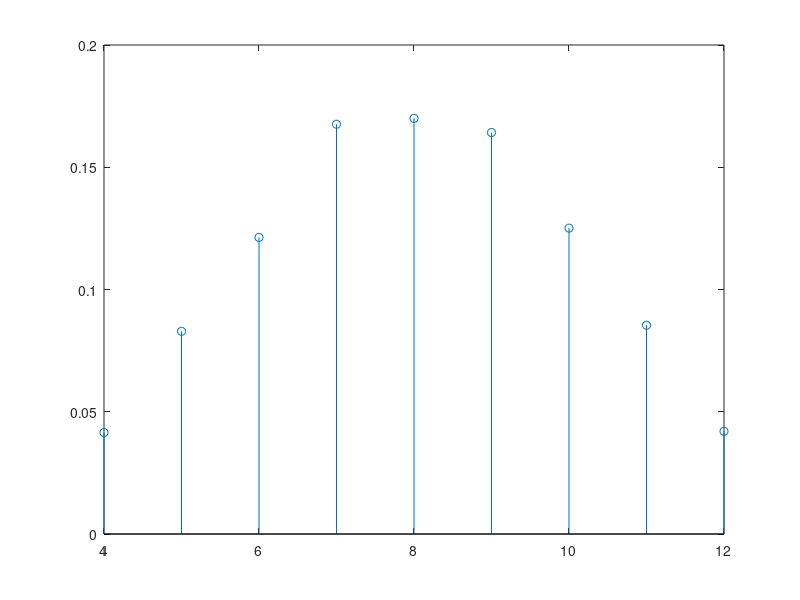

Write the MATLAB code that produced this figure. (Note: this script raises an error after producing the figure.)
% CODE: 483

% NOME: 
% NO. MEC.: 

% EXERCÍCIO 1
% Considere um processo aleatório que gera dois números: o primeiro número
% de 3 a 6 (com todos os valores igualmente prováveis) e o segundo número
% de 1 a 6 (com todos os valores também igualmente prováveis).
% Seja X a variável aleatória que representa a soma dos dois números.
% (a) (3.0 valores) Estime por simulação (usando 10000 simulações) a função
%     massa de probabilidade da variável aleatória X e apresente-a num
%     gráfico do tipo stem.
% (b) (2.0 valores) Com base na função massa de probabilidade estimada,
%     estime o valor esperado, a variância e o desvio padrão da variável
%     aleatória X.
% (c) (2.0 valores) Determine o valor teórico da probabilidade de X ser
%     maior que 5, sabendo que o segundo número é 1.

%% a)

N = 10000;
vetor = zeros(1,N);
for n = 1 : N
    x = randi([3,6]) + randi([1 6]);
    vetor(n) = x;
end
X = [4:12];
px = zeros(1,length(X));
for x = X
    px(x-3) = sum(vetor == x)/N;
end
stem(X,px);


%% b)

valEsp = X*px'
variancia = ((X - valEsp).^2)*px'
dp = sqrt(variancia)

%% c)

% A - soma ser maior que 5 / primeiro valor ser maior que 4 -> P(A) = 2/4 =
% p(A) = 1/2
% B - segundo valor é 1 -> P(B) = 1/6
% P(A|B) = P(AB)/P(B)

prob = ((1/2)*(1/6)) / (1/6)

%% EXERCÍCIO 2
% Considere um sistema com 4 estados (1, 2, 3 e 4) modelado por uma cadeia
% de Markov com a matriz de transição de estados T seguinte.

T= [0.2 0.4 0.1 0
    0.4 0.3 0.1 0.1
    0.3 0.3 0.8 0.1
    0.1 0   0   0.8];

% (a) (3.0 valores) Qual a probabilidade de o sistema, começando no
%     estado 3, estar no estado 1 após 4 transições?
% (b) (2.0 valores) Qual a probabilidade de o sistema, começando ou no
%     estado 1 ou no estado 2 com igual probabilidade, não estar no
%     estado 4 após 10 transições?

%% a)

x0 = [0 0 1 0]';
x4 = T^4 * x0;
prob3 = x4(1)

%% b)

x0 = [1/2 1/2 0 0]';
x10 = T^10 * x0;
probNo4 = 1 - x10(4)

%% EXERCÍCIO 3
% Considere um conjunto de 4 páginas web (A, B, C e D) com os hyperlinks
% seguintes entre eles:
% A -> B , B -> C , B -> D , C -> D
%
% (3.0 valores) Determine o pagerank de cada página web ao fim de 10
% iterações assumindo beta = 0.8 e resolvendo primeiro problemas que
% possam existir de 'spider traps' e/ou 'dead-ends'.

H = [0 0 0 0;
    1 0 0 0;
    0 1/2 0 0;
    0 1/2 1 0];

b = 0.8;

A = b*H + (1-b)*ones(4)/4;
A(isnan(A)) = 1/4;
x0 = [1/4 1/4 1/4 1/4]';
x10 = A^10 * x0;
pages = ['A' 'B' 'C' 'D'];
for k = 1 : length(pages)
   disp("Page " + pages(k) + ": " + x10(k));
end

%% EXERCÍCIO 4
% Considere as 2 funções no fim deste script que implementam duas das
% funcionalidades necessárias à implementação de um filtro de Bloom.
% Considere também os dois conjuntos de chaves seguintes:

CH1= {'Agatha','Anthony','Charles','John','Francis','Jessica','Lewis','Mario'};
CH2= {'Candy','Claire','Debbie','James','William'};

% (a) (3.0 valores) Desenvolva a função que falta para, com as funções
%     fornecidas, ter todas as funcionalidades necessárias à implementação
%     de um filtro de Bloom.
% (b) (2.0 valores) Desenvolva um script que (i) crie um filtro de Bloom
%     de comprimento 200 baseado em 5 funções de dispersão com as
%     chaves de CH1, (ii) teste a pertença das chaves de CH1 no filtro de
%     Bloom criado e (iii) verifique se as chaves de CH2 pertencem ao
%     filtro de Bloom.

n = 200;
k = 5;
BF = Init(n);
for c = 1 : length(CH1)
    BF = AddElement(BF,CH1{c},k);
end

existentes = zeros(1,length(CH1));
for c = 1 : length(CH1)
    exists = ContainsElement(BF,CH1{c},k);
    existentes(c) = exists;
end

disp("0 - Não existe | 1 - Existe");

for c = 1 : length(CH1)
   disp(CH1{c} + " --> " + existentes(c)); 
end

existentes2 = zeros(1,length(CH2));
for c = 1 : length(CH2)
    exists = ContainsElement(BF,CH2{c},k);
    existentes2(c) = exists;
end
fprintf("----------------------------------------------------");
for c = 1 : length(CH2)
   disp(CH2{c} + " --> " + existentes2(c)); 
end

function BF= Init(n)
    BF= zeros(n,1);
end

function BF= AddElement(BF,key,k)
    nBF= length(BF);
    key= double(key);
    h= 127;
    for i= 1:length(key)
        h= mod(31*h+key(i),2^32-1);
    end
    for i= 1:k
        h= mod(31*h+i,2^32-1);
        BF(mod(h,nBF)+1)= 1;
    end
end

function exists = ContainsElement(BF,key,k)
    nBF= length(BF);
    key= double(key);
    h= 127;
    for i= 1:length(key)
        h = mod(31*h+key(i),2^32-1);
    end
    exists = 1;
    for i= 1:k
        h= mod(31*h+i,2^32-1);
        if (BF(mod(h,nBF)+1) == 0)
            exists = 0;
            break;
        end
    end
end